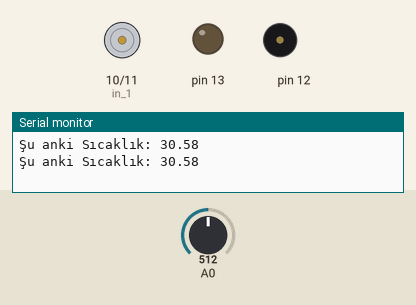
Bench run of a sketch on a simulated Arduino Uno, built with avr-gcc and run on an emulated ATmega328P. Shown: motor-driver pin pairs drawn as motors (green arrow = first pin HIGH = forward, orange = second pin HIGH = backward, longer = more drive), output pins drawn as LEDs (lit = HIGH), buzzer (waves = sounding), the last lines printed to the serial monitor. The inputs (shaded band) are chosen by the test bench; at power-on: A0 = 512.

Above: at 11.2 s.
11.3 s: A0 set to 547
At 14.0 s:
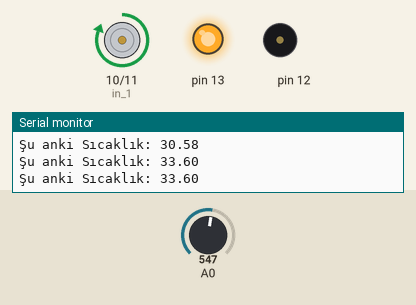
15.3 s: A0 set to 0
At 16.5 s:
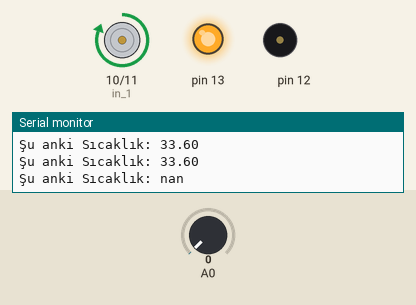
18.1 s: A0 set to 43
At 20.8 s:
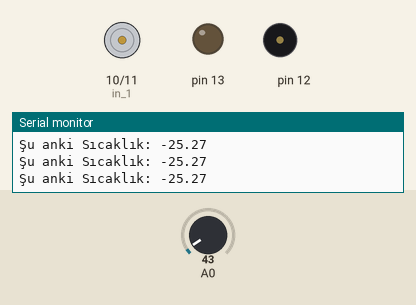
Timing chart, 0 to 22.3 s (numbered marks = the images above; inputs shaded):
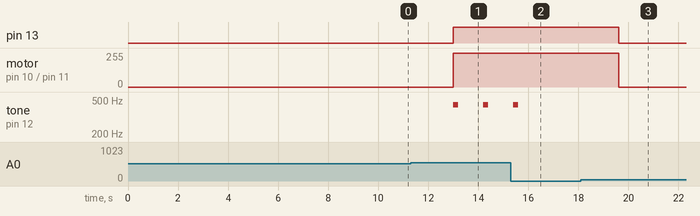

Measured:
- the behaviour switches between 540 and 541 on A0 (found by bisection; images 0 and 1)
- after the input at 11.3 s, pin 13: LOW → HIGH after 1.7 s; motor on pin 10 (in_1) / pin 11 (in_2): stopped → forward 255/255 after 1.7 s; tone on pin 12: alternates 440 Hz for 0.20 s and silent for 1.0 s, starting after 1.7 s
- after the input at 15.3 s, tone on pin 12: goes on until 15.6 s, then stays silent
- after the input at 18.1 s, pin 13: HIGH → LOW after 1.5 s; motor on pin 10 (in_1) / pin 11 (in_2): forward 255/255 → stopped after 1.5 s

The sketch:

NTCSicaklik.ino
```cpp
#include <math.h>
const int in_1  = 10;
const int in_2  = 11;


void setup() {
  // put your setup code here, to run once:
Serial.begin(9600);
pinMode(in_1, OUTPUT);
pinMode(in_2, OUTPUT);
pinMode(13,OUTPUT);
pinMode(12,OUTPUT);
 delay(10000);

}
double Termistor(int analogOkuma)
{
  double sicaklik;
  sicaklik = log(((10240000 / analogOkuma) - 10000));
  sicaklik =1/(0.001129148 + (0.000234125 + (0.00000000876741 * sicaklik * sicaklik )) * sicaklik);
  sicaklik=sicaklik - 273.15;
  return sicaklik;
  }

void loop() {
  int deger;
  double sicaklik;
  deger=analogRead(A0);
  sicaklik=Termistor(deger);
  Serial.print("Şu anki Sıcaklık: ");
  Serial.println(sicaklik);
  delay(1000);
  noTone(12);

if (sicaklik >= 33)
{
  digitalWrite(in_1 , HIGH);
digitalWrite(in_2 , LOW);
digitalWrite(13,HIGH);
melodi();


noTone(12);
  }
  else if (sicaklik < 33)
  {
    digitalWrite(in_1 , LOW);
digitalWrite(in_2 , LOW);
digitalWrite(13,LOW);


    }

}

int melodi()
{
  tone(12,440);
 delay(200);
noTone(12);

  }
```
